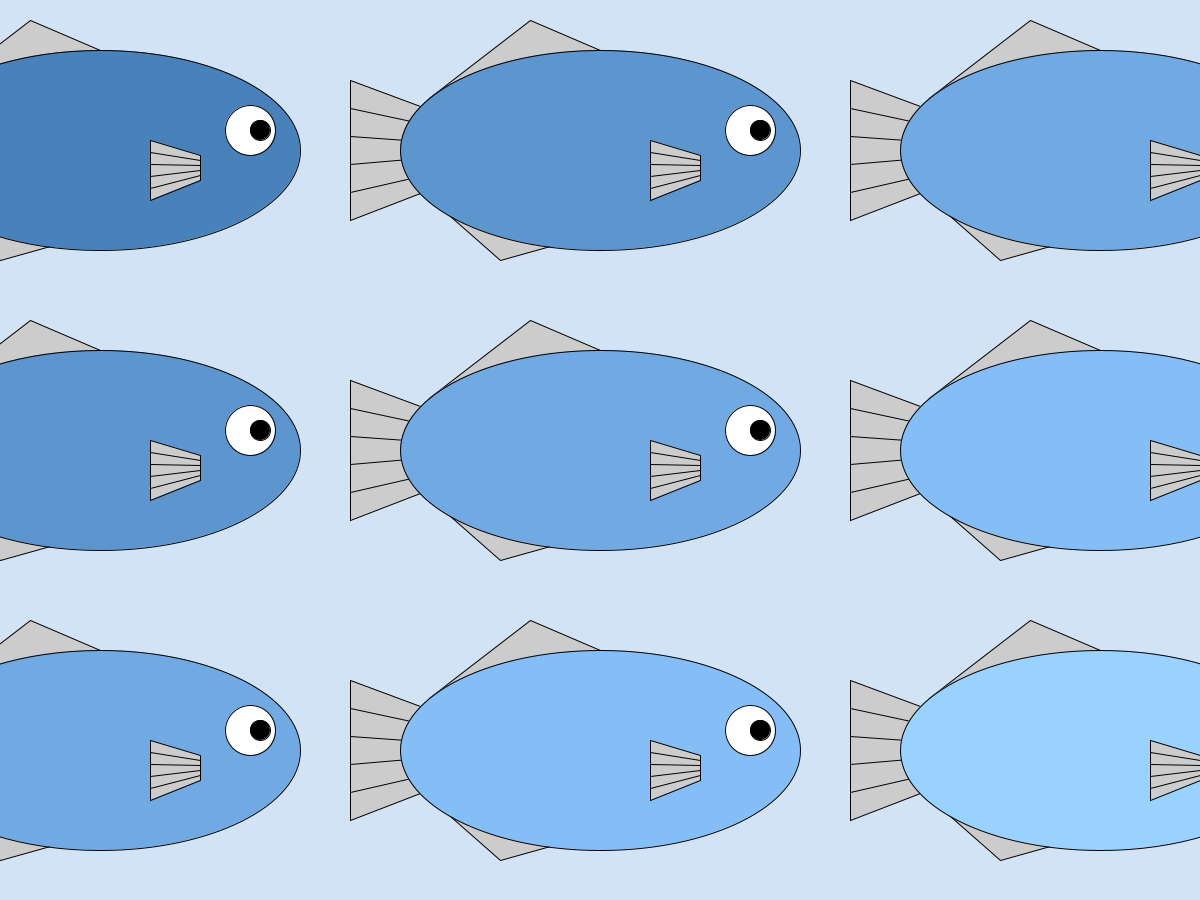
Frame 1 (no input)
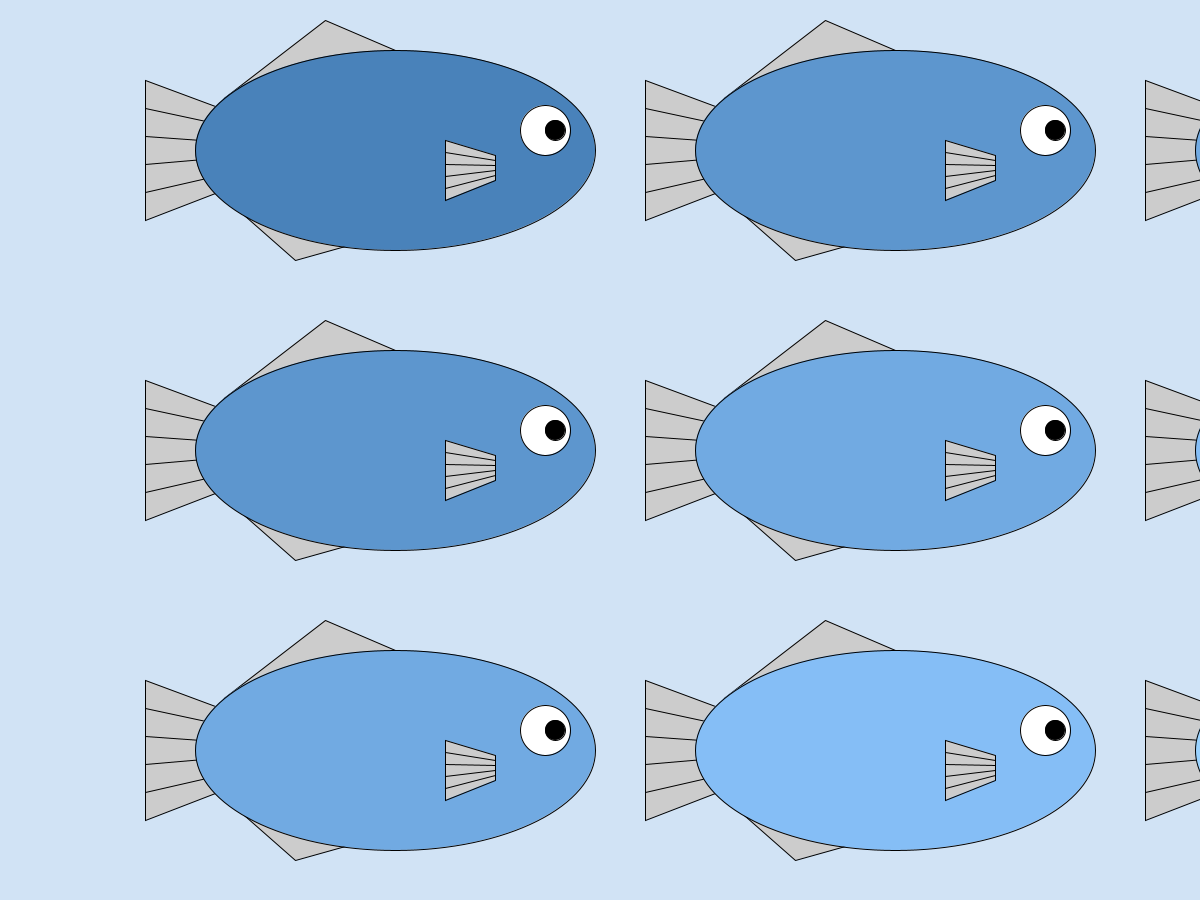
Frame 60 (the mouse pressed at the canvas centre just before this capture)
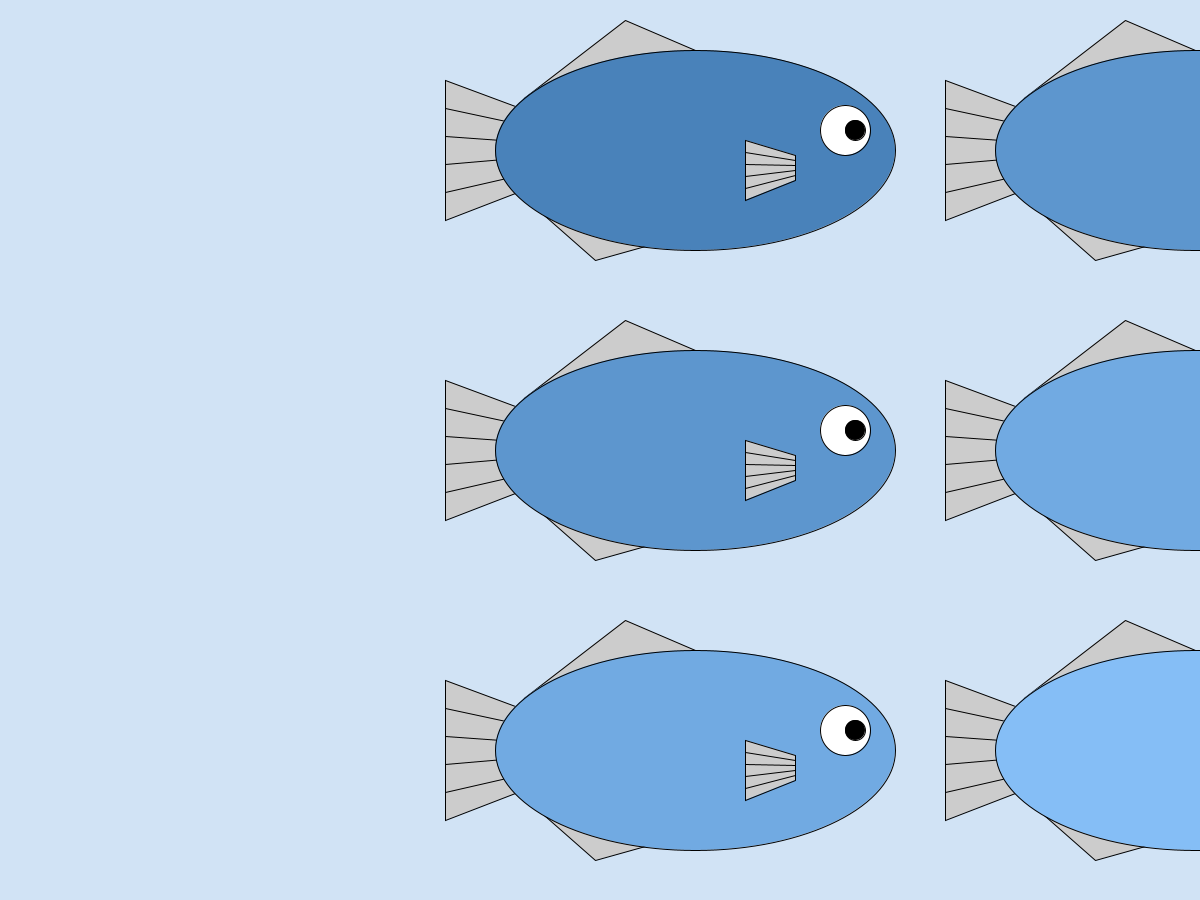
Frame 120 (the mouse held since frame 60 and released just before this capture)

The Processing sketch that drew these frames (run headless with seeded random() and noise(); from frame 60 on, the mouse is pressed at the canvas centre):

// Processing sketch: sketch_230601_Fish
// ── sketch_230601_Fish.pde
int x,y;  // 魚群の中心座標
int vx,vy;  // 速度
int g;  // 重力加速度
boolean flag;  // 頭の向き（trueのとき，右向き）

void setup(){
    size(1200,900);
    x=600;
    y=450;
    vx=5;
    vy=0;
    g=1;
    flag=false;
}

void draw(){
    background(209,227,245);

    for(int i=-1;i<=1;++i){
        for(int j=-1;j<=1;++j){
            drawFish(x+500*i,y+300*j,i+j,flag);
        }
    }

    x+=vx;
    if(x<-100 || width+100<x){
        vx=-vx;
        flag=!flag;
    }
    if(x>width+800) x=-800;
    y+=vy;
    vy+=g;
    if(y>=450){
        y=450;
        vy=0;
    }
}

float f(float a,float b,float x){
    return sqrt((1.0-x*x/a/a)*b*b);
}

//さかな．
void drawFish(int x,int y,int c, boolean flag){
    int a=200, b=100;

    // 背びれ．
    fill(204);
    if(flag){
        triangle(x,y-f(a,b,0),x+70,y-130,x+170,y-f(a,b,-170));
        triangle(x+50,y+f(a,b,50),x+100,y+110,x+150,y+f(a,b,150));
    }else{
        triangle(x,y-f(a,b,0),x-70,y-130,x-170,y-f(a,b,-170));
        triangle(x-50,y+f(a,b,-50),x-100,y+110,x-150,y+f(a,b,-150));
    }

    // 尾びれ．
    if(flag){
        quad(x+250,y-70,x+250,y+70,x+180,y+f(a,b,180),x+180,y-f(a,b,180));
        float d1=140.0/5, d2=2*f(a,b,-180)/5;
        for(int i=1;i<=4;++i) line(x+250,y-70+d1*i,x+180,y-f(a,b,180)+d2*i);
    }else{
        quad(x-250,y-70,x-250,y+70,x-180,y+f(a,b,-180),x-180,y-f(a,b,-180));
        float d1=140.0/5, d2=2*f(a,b,-180)/5;
        for(int i=1;i<=4;++i) line(x-250,y-70+d1*i,x-180,y-f(a,b,-180)+d2*i);
    }
    
    // 胴体．
    fill(113+20*c,170+20*c,226+20*c);
    ellipse(x,y,2*a,2*b);

    // 胸びれ．
    fill(204);
    if(flag){
        quad(x-50,y-10,x-50,y+50,x-100,y+30,x-100,y+5);
        float d3=60.0/5, d4=25.0/5;
        for(int i=1;i<=4;++i) line(x-50,y-10+d3*i,x-100,y+5+d4*i);
    }else{
        quad(x+50,y-10,x+50,y+50,x+100,y+30,x+100,y+5);
        float d3=60.0/5, d4=25.0/5;
        for(int i=1;i<=4;++i) line(x+50,y-10+d3*i,x+100,y+5+d4*i);
    }

    // 白目．
    fill(255);
    if(flag) ellipse(x-150,y-20,50,50);
    else ellipse(x+150,y-20,50,50);

    // 黒目．
    fill(0);
    if(flag) ellipse(x-160,y-20,20,20);
    else ellipse(x+160,y-20,20,20);
}

void mousePressed() {
    println("press!");
    vy=-10;    
}
